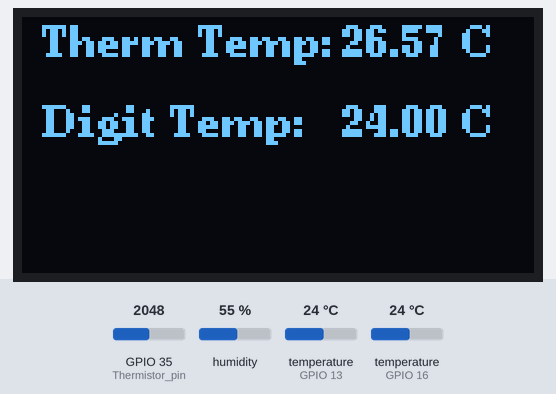
A sketch run on a simulated ESP32. On the bench: 128×64 one-colour display. The inputs (shaded band) are chosen by the test bench; at power-on: temperature (sensors on GPIO 16, GPIO 13) 24 °C, GPIO 35 (Thermistor_pin) = 2048, humidity 55 %. Storage starts empty; what the sketch prints to the serial monitor is not drawn.

Above: at 4.5 s.
4.6 s: temperature (sensor on GPIO 16) set to 12 °C
At 6.9 s:
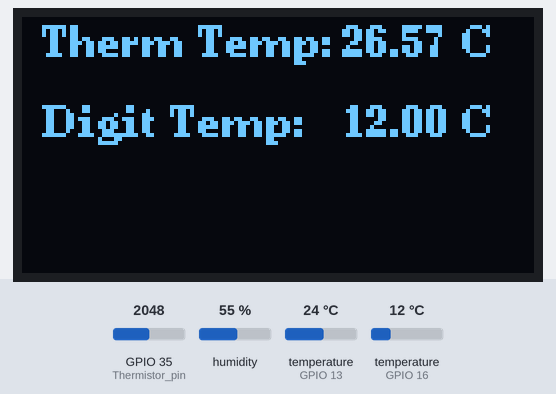
7.2 s: GPIO 35 (Thermistor_pin) set to 2866
At 9.8 s:
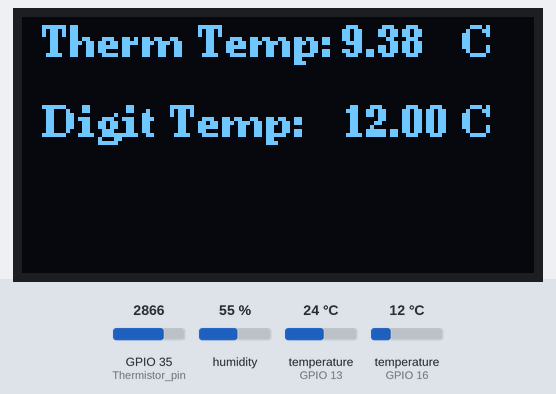
10.9 s: temperature (sensor on GPIO 16) set to 19 °C
12.7 s: GPIO 35 (Thermistor_pin) set to 3972
At 15.7 s:
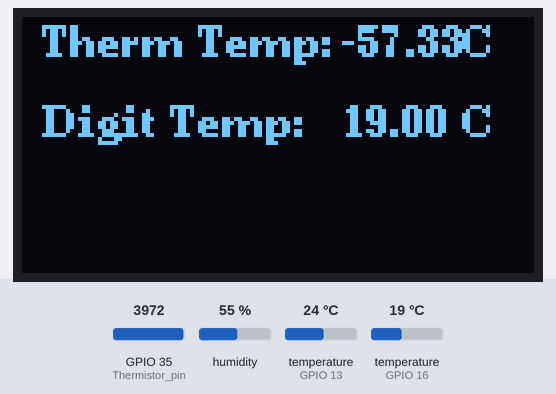
16.3 s: temperature (sensor on GPIO 16) set to 28 °C
At 17.6 s:
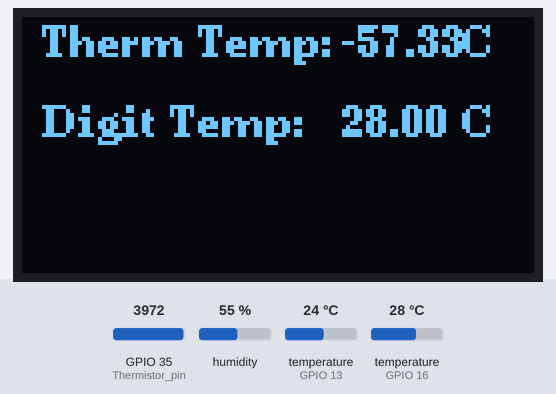
18.1 s: GPIO 35 (Thermistor_pin) set to 1228
At 21.6 s:
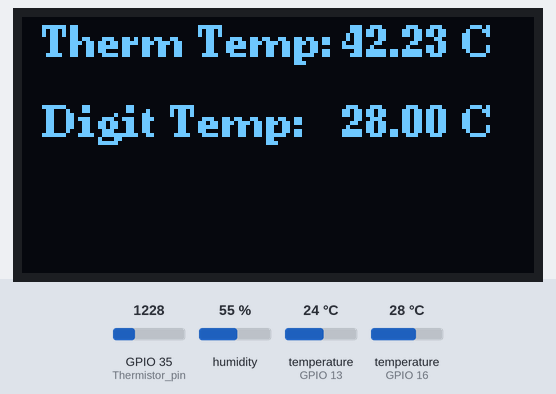
Timing chart, 0 to 22.8 s (numbered marks = the images above; inputs shaded):
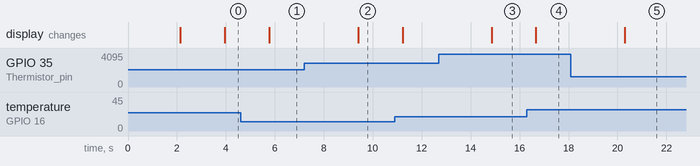

The sketch:

Temp_NTC_DS18B20_DHT_ESP32_SD_GSheet_OLED.ino
```cpp
////Temperature Measurement/////////////
//Use ESP32
//Modified by Abd Almonem Doolaanea maker4ir@gmail.com

//This code has thermistor reading, DS18B20 eading, SD card, DHT, Google Sheet and OLED, you can disable any of them or adjust the way it work.


//////////OLED////////
#include <Arduino.h>
#include <U8g2lib.h>
#include <Wire.h>


U8G2_SSD1306_128X64_NONAME_F_SW_I2C u8g2(U8G2_R0, /* clock=*/SCL, /* data=*/SDA, /* reset=*/U8X8_PIN_NONE);  // All Boards without Reset of the Display
//////////////////

//////////Thermistor varibles///////////////
#define Thermistor_pin 35
int Vo = 0;
long V_total = 0;
int V_aver = 0;
#define R1 100000  //this is the fixed resitor value
float logR2, R2, T;
float c1 = 1.009249522e-03, c2 = 2.378405444e-04, c3 = 2.019202697e-07;
float temp;
////////////////////////////////
/////SD////////
String Temp_data = "";

#include "FS.h"
#include "SD.h"
#include "SPI.h"

void listDir(fs::FS &fs, const char *dirname, uint8_t levels) {
  Serial.printf("Listing directory: %s\n", dirname);

  File root = fs.open(dirname);
  if (!root) {
    Serial.println("Failed to open directory");
    return;
  }
  if (!root.isDirectory()) {
    Serial.println("Not a directory");
    return;
  }

  File file = root.openNextFile();
  while (file) {
    if (file.isDirectory()) {
      Serial.print("  DIR : ");
      Serial.println(file.name());
      if (levels) {
        listDir(fs, file.name(), levels - 1);
      }
    } else {
      Serial.print("  FILE: ");
      Serial.print(file.name());
      Serial.print("  SIZE: ");
      Serial.println(file.size());
    }
    file = root.openNextFile();
  }
}


void writeFile(fs::FS &fs, const char *path, const char *message) {
  Serial.printf("Writing file: %s\n", path);

  File file = fs.open(path, FILE_WRITE);
  if (!file) {
    Serial.println("Failed to open file for writing");
    return;
  }
  if (file.print(message)) {
    Serial.println("File written");
  } else {
    Serial.println("Write failed");
  }
  file.close();
}

void appendFile(fs::FS &fs, const char *path, const char *message) {
  Serial.printf("Appending to file: %s\n", path);

  File file = fs.open(path, FILE_APPEND);
  if (!file) {
    Serial.println("Failed to open file for appending");
    return;
  }
  if (file.print(message)) {
    Serial.println("Message appended");
  } else {
    Serial.println("Append failed");
  }
  file.close();
}


//////////////////////////////////////

/////// Gsheet///////
/////// Wifi Settings & Gsheet///////
char ssid[] = "Maker4IR@unifi";
char pass[] = "Maker_4_IR";

#include <HTTPClient.h>
HTTPClient http;
WiFiClient wifi;
int status = WL_IDLE_STATUS;


String serverAddress = "https://script.google.com/macros/s/AKfycbzZ59N_WOJZOoesyFI6vn5rPcuoW8IYLrDtf2Cj4_g2ME2Yd_hbgrSu5bKuCtmeMb-ReQ/exec?";  // server address

String postData = "";
/////////////////////////////

/////////DS18B20////////
#include <OneWire.h>
#include <DallasTemperature.h>

// Data wire is plugged into port 2 on the Arduino
#define ONE_WIRE_BUS 16

// Setup a oneWire instance to communicate with any OneWire devices (not just Maxim/Dallas temperature ICs)
OneWire oneWire(ONE_WIRE_BUS);

// Pass our oneWire reference to Dallas Temperature.
DallasTemperature sensors(&oneWire);

float tempC = 0.0;
/////////////////////////////

//////DHT/////

#include <Adafruit_Sensor.h>
#include <DHT.h>
#include <DHT_U.h>

#define DHTPIN 13
#define DHTTYPE DHT22

DHT_Unified dht(DHTPIN, DHTTYPE);

float T_DHT;
float H_DHT;
///////////////////////


void setup() {
  Serial.begin(115200);
  //T
  Serial.println("Temperature program started using thermistor and DS18B20");


  //SD
  if (!SD.begin()) {
    Serial.println("Card Mount Failed");
    return;
  }
  uint8_t cardType = SD.cardType();

  if (cardType == CARD_NONE) {
    Serial.println("No SD card attached");
    return;
  }

  Serial.print("SD Card Type: ");
  if (cardType == CARD_MMC) {
    Serial.println("MMC");
  } else if (cardType == CARD_SD) {
    Serial.println("SDSC");
  } else if (cardType == CARD_SDHC) {
    Serial.println("SDHC");
  } else {
    Serial.println("UNKNOWN");
  }

  uint64_t cardSize = SD.cardSize() / (1024 * 1024);
  Serial.printf("SD Card Size: %lluMB\n", cardSize);

  Serial.printf("Total space: %lluMB\n", SD.totalBytes() / (1024 * 1024));
  Serial.printf("Used space: %lluMB\n", SD.usedBytes() / (1024 * 1024));


  appendFile(SD, "/TempLog.txt", "Time,Temp C Thermistor,Temp C DS18B20");
  appendFile(SD, "/TempLog.txt", "\n");

  //WIFI//
  // WiFi.begin(ssid, pass);
  // Serial.println("Connecting");
  // while(WiFi.status() != WL_CONNECTED) {
  // delay(500);
  // Serial.print(".");
  // }
  // Serial.println("");
  // Serial.print("Connected to WiFi with IP Address: ");
  // Serial.println(WiFi.localIP());
  /////////////////////

  //DS18B20
  sensors.begin();

  //OLED
  u8g2.begin();
  u8g2.clearBuffer();                       // clear the internal memory
  u8g2.setFont(u8g2_font_ncenB08_tr);       // choose a suitable font
  u8g2.drawStr(10, 10, "Temp Measureing");  // write something to the internal memory
  u8g2.drawStr(10, 20, "Started...");       // write something to the internal memory
  u8g2.sendBuffer();                        // transfer internal memory to the display
  delay(2000);

  //clear the OLD
  u8g2.clearBuffer();
  u8g2.sendBuffer();
  //////////

  //DHT
  dht.begin();
  sensor_t sensor;
}

void loop() {
  //measuring temperature from the thermistor
  for (int i = 0; i < 100; i++) {
    Vo = analogRead(Thermistor_pin);
    V_total += Vo;
    delay(10);
  }
  V_aver = V_total / 100;
  //Serial.print("V_aver = "); Serial.println(V_aver);
  V_total = 0;

  R2 = R1 * (4095.0 / (float)V_aver - 1.0);
  logR2 = log(R2);
  T = (1.0 / (c1 + c2 * logR2 + c3 * logR2 * logR2 * logR2));
  temp = -(T - 273.15);

  //Serial.println(R2);
  Serial.print("Temp Thermistor = ");
  //Serial.print("25");
  //Serial.print("\t");
  Serial.print(temp);
  //Serial.print("\t");
  Serial.println(" C");

  //measurign T using DS18B20
  sensors.requestTemperatures();  // Send the command to get temperatures
  tempC = sensors.getTempCByIndex(0);
  Serial.print("Temp digital = ");
  Serial.print(tempC);
  //Serial.print("\t");
  //Serial.println("35");
  Serial.println(" C");

  //SD
  Temp_data = String(millis()) + "," + String(temp) + "," + String(tempC) + "\n";
  appendFile(SD, "/TempLog.txt", Temp_data.c_str());

  //send to gsheet
  // Serial.println("making GET request");
  // postData = serverAddress + "temperature=" + String(temp) + "&voltage=" + String(V_aver);
  // Serial.println(postData);
  // http.begin(postData);

  // int httpCode = http.GET();
  // if(httpCode > 0) {
  //       Serial.printf("[HTTP] GET... code: %d\n", httpCode);

  //       if(httpCode == HTTP_CODE_OK) {
  //         String payload = http.getString();
  //         Serial.println(payload);
  //       }
  //     }else {
  //       Serial.printf("[HTTP] GET... failed, error: %s\n", http.errorToString(httpCode).c_str());
  //     }
  // http.end();
  ///////////

  //DHT
  sensors_event_t event;
  dht.temperature().getEvent(&event);
  T_DHT = event.temperature;
  dht.humidity().getEvent(&event);
  H_DHT = event.relative_humidity;

  Serial.print("T from DHT: ");
  Serial.println(T_DHT);
  Serial.print("H from DHT: ");
  Serial.println(H_DHT);

  //OLED
  u8g2.clearBuffer();

  u8g2.drawStr(5, 10, "Therm Temp:");
  u8g2.setCursor(80, 10);
  u8g2.print(temp);
  u8g2.drawStr(110, 10, "C");

  u8g2.drawStr(5, 30, "Digit Temp:");
  u8g2.setCursor(80, 30);
  u8g2.print(tempC);
  u8g2.drawStr(110, 30, "C");

  u8g2.sendBuffer();
  //delay(5000);
}
```

Measured:
- after the input at 4.6 s, the display: changes after 1.2 s (image 1)
- after the input at 7.2 s, the display: changes after 2.2 s (image 2)
- after the input at 12.7 s, the display: changes after 2.2 s (image 3)
- after the input at 16.3 s, the display: changes after 0.37 s (image 4)
- after the input at 18.1 s, the display: changes after 2.2 s (image 5)
